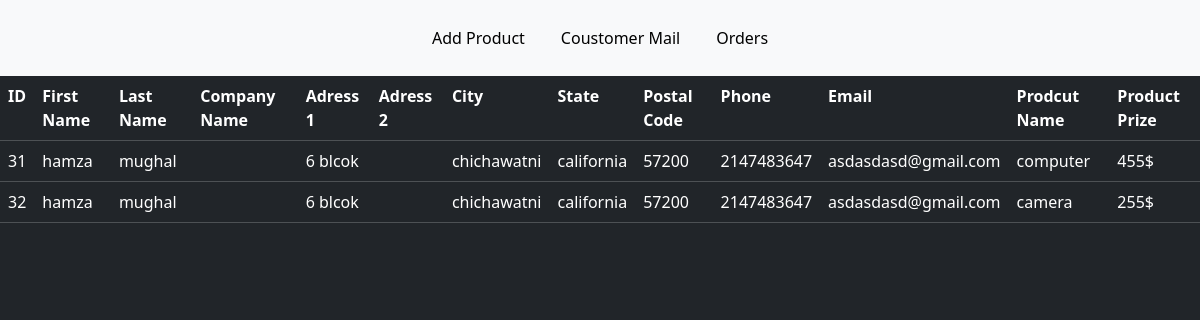
The app's page /order.php with its own data.
### tables this page shows
CREATE TABLE `porder` (
  `id` int(150) NOT NULL,
  `fname` varchar(255) NOT NULL,
  `lname` varchar(255) NOT NULL,
  `cname` varchar(255) NOT NULL,
  `sadress1` varchar(255) NOT NULL,
  `sadress2` varchar(255) NOT NULL,
  `city` varchar(255) NOT NULL,
  `state` varchar(255) NOT NULL,
  `pcode` int(255) NOT NULL,
  `phone` int(255) NOT NULL,
  `email` varchar(255) NOT NULL,
  `image` varchar(255) NOT NULL,
  `name` varchar(150) NOT NULL,
  `prize` int(150) NOT NULL,
  `quantity` int(150) NOT NULL
);

### order.php (the view, shortened to what this page needs)
<?php
    include "conn.php";
    $sql = "SELECT * FROM porder";
    $result = mysqli_query($conn,$sql);
 ?>
<!doctype html>
<html lang="en">
  <head>
    <link rel="stylesheet" href="style.css">
    <link href="https://cdn.jsdelivr.net/npm/bootstrap@5.3.2/dist/css/bootstrap.min.css" rel="stylesheet">
  </head>
  <body class="bg-dark">
    <?php include 'adminnavbar.php'; ?>
    <table class="table table-dark table-hover">
      <tr>
        <th>ID</th>
        <th>First Name</th>
        <th>Last Name</th>
        <th>Company Name</th>
        <th>Adress 1</th>
        <th>Adress 2</th>
        <th>City</th>
        <th>State</th>
        <th>Postal Code</th>
        <th>Phone</th>
        <th>Email</th>
        <th>Prodcut Name</th>
        <th>Product Prize</th>
      </tr>
      <?php while($row = mysqli_fetch_assoc($result)){
       ?>
      <tr>
        <td><?php echo $row['id'] ?></td>
        <td><?php echo $row['fname'] ?></td>
        <td><?php echo $row['lname'] ?></td>
        <td><?php echo $row['cname'] ?></td>
        <td><?php echo $row['sadress1'] ?></td>
        <td><?php echo $row['sadress2'] ?></td>
        <td><?php echo $row['city'] ?></td>
        <td><?php echo $row['state'] ?></td>
        <td><?php echo $row['pcode'] ?></td>
        <td><?php echo $row['phone'] ?></td>
        <td><?php echo $row['email'] ?></td>
        <td><?php echo $row['name'] ?></td>
        <td><?php echo $row['prize'] ?>$</td>
      </tr>
      <?php } ?>
    </table>
  </body>
</html>

### records on screen
porder: id "31", fname "hamza", lname "mughal", sadress1 "6 blcok", city "chichawatni", state "california", pcode "57200", phone "2147483647", email "asdasdasd@gmail.com", name "computer", prize "455"
porder: id "32", fname "hamza", lname "mughal", sadress1 "6 blcok", city "chichawatni", state "california", pcode "57200", phone "2147483647", email "asdasdasd@gmail.com", name "camera", prize "255"
